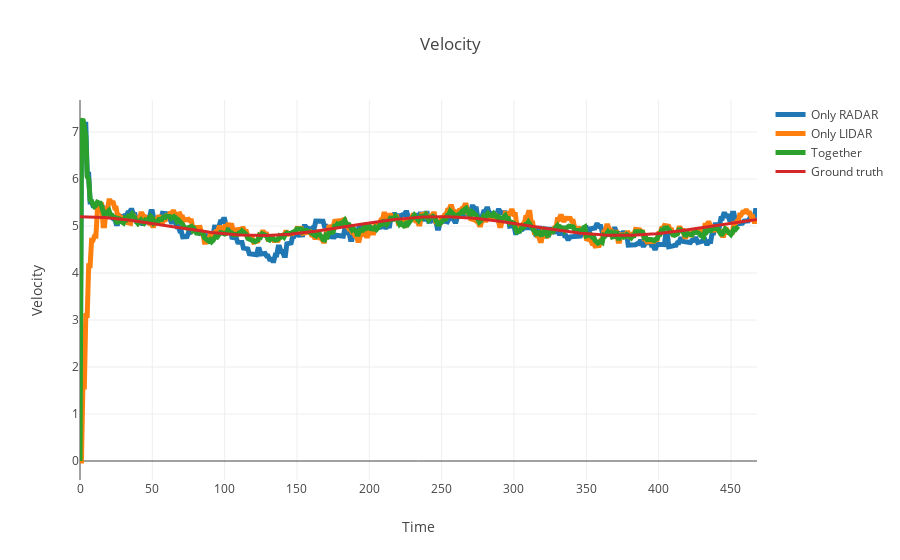

The code cell stored with this chart in its notebook:
### Code cell
LIDAR['norm_vel_ground_truth'] = LIDAR.apply(lambda row: math.hypot(row['vx_ground_truth'], row['vy_ground_truth']) , axis=1)
RADAR['norm_vel_ground_truth'] = RADAR.apply(lambda row: math.hypot(row['vx_ground_truth'], row['vy_ground_truth']) , axis=1)

data = [
    go.Scatter(
        x=RADAR.index,
        y=RADAR['v_state'],
        name='Only RADAR',
        line = dict(
            width = 5
        )
    ),
    go.Scatter(
        x=LIDAR.index,
        y=LIDAR['v_state'],
        name='Only LIDAR',
        line = dict(
            width = 5
        )
    ),
    go.Scatter(
        x=UKF.index,
        y=UKF['v_state'],
        name='Together',
        line = dict(
            width = 5
        )
    ),
    go.Scatter(
        x=LIDAR.index,
        y=LIDAR['norm_vel_ground_truth'],
        name='Ground truth',
        line = dict(
            width = 3
        )
    )
]
layout = go.Layout(
    title='Velocity',
    yaxis=dict(title='Velocity'),
    xaxis=dict(title='Time')
)

fig = go.Figure(data=data, layout=layout)
iplot(fig)

### Figure 1 — Plotly figure (JSON) as saved in the notebook; plotly's stock layout.template omitted (floating-point values rounded to 4 significant figures; data arrays with more than 128 entries replaced by an {"elided": "..."} marker saying what was removed)
{"data": [{"line": {"width": 5}, "name": "Only RADAR", "type": "scatter", "x": {"elided": "469 int values"}, "y": {"elided": "469 float values"}}, {"line": {"width": 5}, "name": "Only LIDAR", "type": "scatter", "x": {"elided": "469 int values"}, "y": {"elided": "469 float values"}}, {"line": {"width": 5}, "name": "Together", "type": "scatter", "x": {"elided": "456 int values"}, "y": {"elided": "456 float values"}}, {"line": {"width": 3}, "name": "Ground truth", "type": "scatter", "x": {"elided": "469 int values"}, "y": {"elided": "469 float values"}}], "layout": {"title": "Velocity", "xaxis": {"title": "Time"}, "yaxis": {"title": "Velocity"}}}
